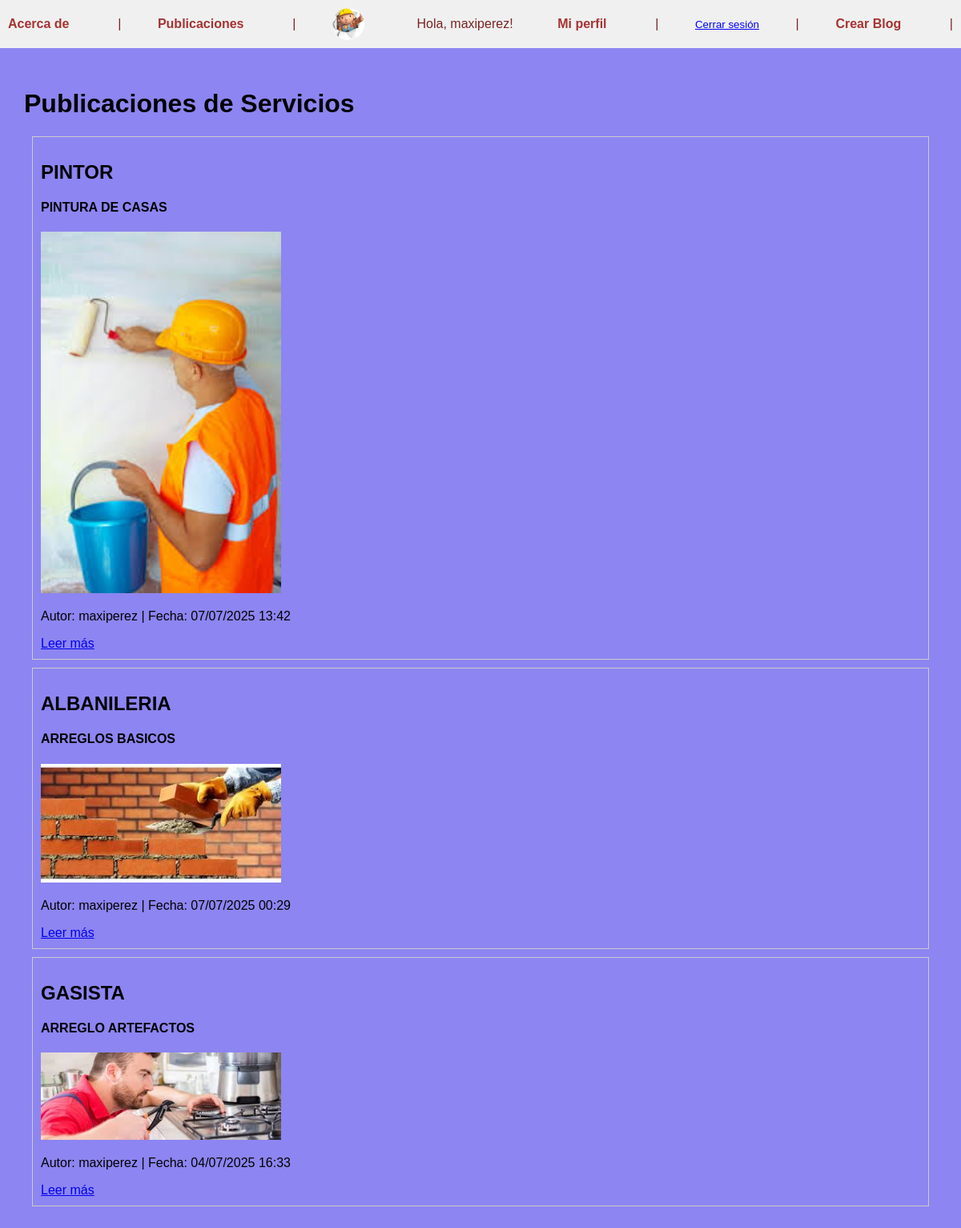
The app's page /pages/ (signed in) with its own data.
### accounts/models.py (models this page shows, shortened)
class UserProfile(models.Model):
    user = models.OneToOneField(User, on_delete=models.CASCADE)
    imagen = models.ImageField(upload_to='profile_images/', null=True, blank=True)
    descripcion = models.TextField(blank=True)
    sitio_web = models.URLField(blank=True)

### pages/models.py (models this page shows, shortened)
class Blog(models.Model):
    titulo = models.CharField(max_length=200)
    subtitulo = models.CharField(max_length=200)
    cuerpo = models.TextField()
    autor = models.ForeignKey(User, on_delete=models.CASCADE)
    fecha = models.DateTimeField(auto_now_add=True)
    imagen = models.ImageField(upload_to='blog_images/', null=True, blank=False)

### pages/views.py (the view)
# urls.py: path('pages/', blog_list, name='blog_list'),
def blog_list(request):
    blogs = Blog.objects.all().order_by('-fecha')
    return render(request, 'pages/blog_list.html', {'blogs': blogs})

### templates/pages/blog_list.html (shortened to what this page needs)
{% extends 'base.html' %}
{% block content %}
  <h1>Publicaciones de Servicios</h1>
  {% if blogs %}
    {% for blog in blogs %}
      <div style="border:1px solid #ccc; margin:10px; padding:10px;">
        <h2>{{ blog.titulo }}</h2>
        <h4>{{ blog.subtitulo }}</h4>
        <img src="{{ blog.imagen.url }}" alt="Imagen" width="300">
        <p>Autor: {{ blog.autor.username }} | Fecha: {{ blog.fecha|date:"d/m/Y H:i" }}</p>
        <a href="{% url 'blog_detail' blog.id %}">Leer más</a>
      </div>
    {% endfor %}
  {% else %}
    <p>No hay páginas aún.</p>
  {% endif %}
{% endblock %}

### templates/base.html (shortened to what this page needs)
<!DOCTYPE html>
{% load static %}
<html lang="es">
<head>
  <link rel="stylesheet" href="{% static 'css/styles.css' %}">
</head>
<body>
 <nav style="background-color: #f0f0f0; padding: 10px;">
  <a href="{% url 'about' %}">Acerca de</a> |
  <a href="{% url 'blog_list' %}">Publicaciones</a> |
  {% if user.is_authenticated %}
    {% if user.userprofile.imagen %}
      <img src="{{ user.userprofile.imagen.url }}" alt="Perfil" width="40" height="40" style="border-radius: 50%; vertical-align: middle;">
    {% else %}
      <img src="{% static 'img/default-avatar.png' %}" alt="Sin imagen" width="40" height="40" style="border-radius: 50%; vertical-align: middle;">
    {% endif %}
    <span style="margin: 0 10px;">Hola, {{ user.username }}!</span>
    <a href="{% url 'profile' %}">Mi perfil</a> |
    <form action="{% url 'logout' %}" method="post" style="display: inline;">
      <button type="submit" style="background: none; border: none; padding: 0; margin: 0; color: blue; text-decoration: underline; cursor: pointer;">
        Cerrar sesión
      </button>
    </form> |
    {% if user.is_staff %}
      <a href="{% url 'blog_create' %}">Crear Blog</a> |
    {% endif %}
  {% else %}
    <a href="{% url 'login' %}">Iniciar sesión</a> |
    <a href="{% url 'signup' %}">Registrarse</a> |
  {% endif %}
</nav>
 <div class="container">
    {% block content %}
    {% endblock %}
  </div>
</body>
</html>

### static/css/styles.css (style rules this page uses)
body { font-family: Arial, sans-serif; background-color: #8d85f1; margin: 0; padding: 0; }
nav { background-color: #b9f1c7; padding: 15px 20px; color: rgb(122, 35, 35); display: flex; align-items: center; justify-content: space-between; }
nav a { color: rgb(165, 51, 51); text-decoration: none; margin-right: 15px; font-weight: bold; }
nav img { border-radius: 50%; margin-right: 10px; vertical-align: middle; }
.container { padding: 30px; }

### records on screen
Blog: titulo "PINTOR", subtitulo "PINTURA DE CASAS", imagen (picture), autor.username "maxiperez", fecha "07/07/2025 13:42"
Blog: titulo "ALBANILERIA", subtitulo "ARREGLOS BASICOS", imagen (picture), autor.username "maxiperez", fecha "07/07/2025 00:29"
Blog: titulo "GASISTA", subtitulo "ARREGLO ARTEFACTOS", imagen (picture), autor.username "maxiperez", fecha "04/07/2025 16:33"

### other values on screen
{{ user.username }} "maxiperez"
